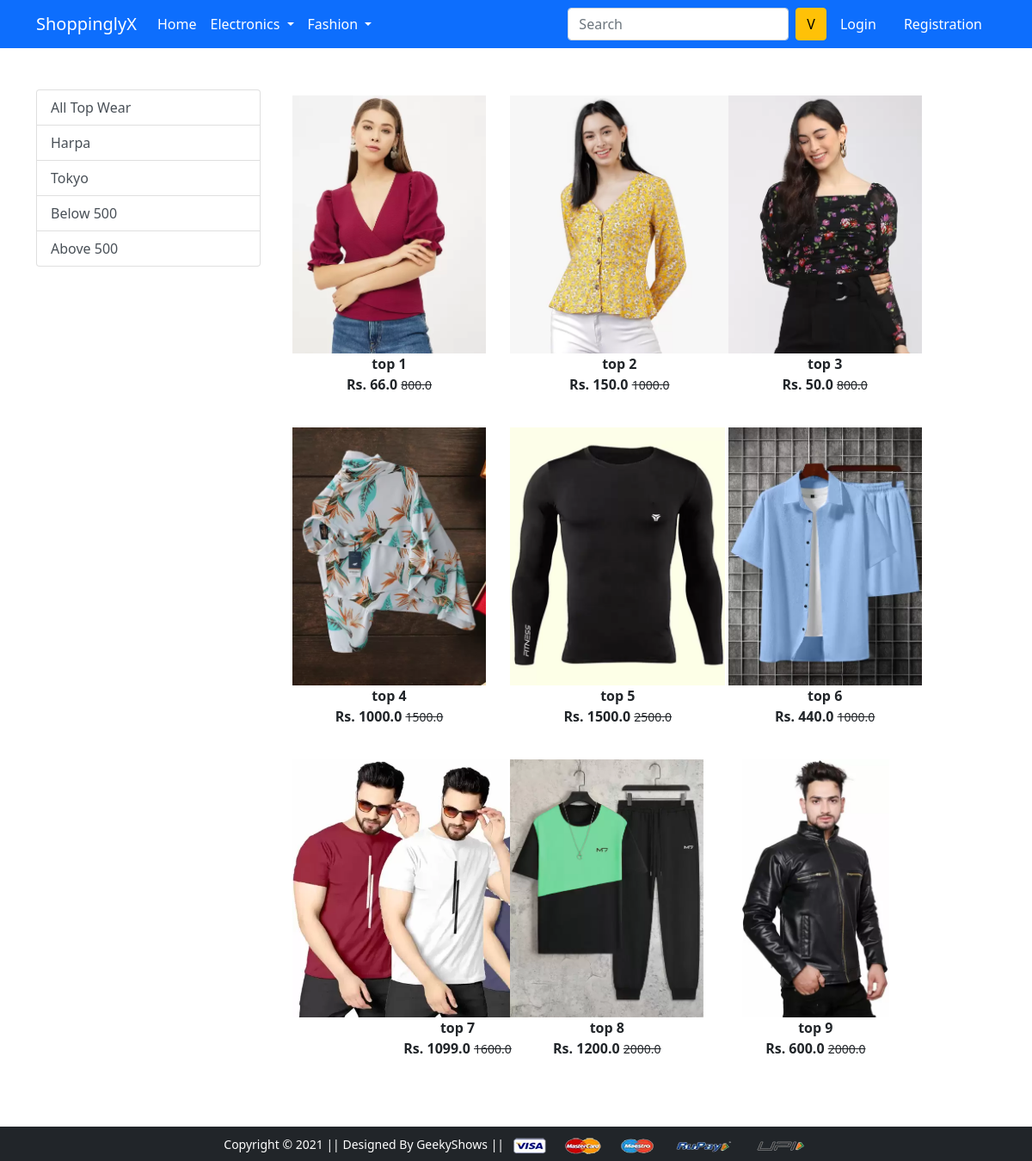
Screenshot of /topwear/ with the database file from the repository.
### app/models.py (models this page shows, shortened)
class Product(models.Model):
    title = models.CharField(max_length=100)
    selling_price = models.FloatField()
    discounted_price = models.FloatField()
    description = models.TextField()
    brand = models.CharField(max_length=100)
    category = models.CharField(choices=CATEGORY_CHOICES, max_length=2)
    product_image = models.ImageField(upload_to='product_images')

### app/views.py (the view)
# urls.py: path('topwear/', views.topwear, name='topwear'),
def topwear(request, data=None):
    totaliteam = 0
    global topwears
    if data is None:
        topwears = Product.objects.filter(category='TW')
    elif data == 'harpa' or data == 'tokyo':
        topwears = Product.objects.filter(category='TW').filter(brand=data)
    elif data == 'below':
        topwears = Product.objects.filter(category='TW').filter(discounted_price__lt=500)
    elif data == 'above':
        topwears = Product.objects.filter(category='TW').filter(discounted_price__gt=500)
    if request.user.is_authenticated:
        totaliteam = len(Cart.objects.filter(user=request.user))
    return render(request, 'app/topwear.html', {'topwears': topwears,'totaliteam': totaliteam})

### app/templates/app/topwear.html (shortened to what this page needs)
{% extends 'app/base.html' %}
{% load static %}
{% block main-content %}
<div class="container my-5">
 <div class="row">
  <div class="col-sm-3">
    <div class="list-group" role="navigation" aria-label="TopWear Categories">
        <a href="{% url 'topwear' %}" class="list-group-item list-group-item-action" aria-current="page">All Top Wear</a>
        <a href="{% url 'topweardata' 'harpa' %}" class="list-group-item list-group-item-action">Harpa</a>
        <a href="{% url 'topweardata' 'tokyo' %}" class="list-group-item list-group-item-action">Tokyo</a>
        <a href="{% url 'topweardata' 'below' %}" class="list-group-item list-group-item-action">Below 500</a>
        <a href="{% url 'topweardata' 'above' %}" class="list-group-item list-group-item-action">Above 500</a>
    </div>
  </div>
  <div class="col-sm-8">
    <div class="row" role="list" aria-label="Product List">
        {% for product in topwears %}
        <div class="col-sm-4 text-center mb-4" role="listitem">
            <a href="{% url 'product-detail' product.id %}" class="btn">
                <div class="item">
                    <img src="{{product.product_image.url}}" alt="{{product.title}}" height="300" class="">
                    <div class="fw-bold">{{product.title}}</div>
                    <div class="fw-bold">Rs. {{product.discounted_price}}
                    <small class="fw-light text-decoration-line-through">{{product.selling_price}}</small></div>
                </div>
            </a>
        </div>
        {% endfor %}
    </div>
  </div>
 </div>
</div>
{% endblock main-content %}

### app/templates/app/base.html (shortened to what this page needs)
<!doctype html>
{% load static %}
<html lang="en">
<head>
  <link href="https://cdn.jsdelivr.net/npm/bootstrap@5.0.0-beta1/dist/css/bootstrap.min.css" rel="stylesheet"
>
  <link rel="stylesheet" href="{% static 'app/css/owl.carousel.min.css' %}">
  <link rel="stylesheet" href="{% static 'app/css/all.min.css' %}">
  <link rel="stylesheet" href="{% static 'app/css/style.css' %}">
</head>
<body>
  <nav class="navbar navbar-expand-lg navbar-dark bg-primary">
    <div class="container">
      <a class="navbar-brand" href="/">ShoppinglyX</a>
      <div class="collapse navbar-collapse" id="navbarSupportedContent">
        <ul class="navbar-nav me-auto mb-2 mb-lg-0">
          <li class="nav-item">
            <a class="nav-link active" aria-current="page" href="/">Home</a>
          </li>
          <li class="nav-item dropdown">
            <a class="nav-link dropdown-toggle text-white" href="#" id="electronicsDropdown" role="button"
              data-bs-toggle="dropdown" aria-expanded="false">
              Electronics
            </a>
          </li>
          <li class="nav-item dropdown">
            <a class="nav-link dropdown-toggle text-white" href="#" id="fashionDropdown" role="button"
              data-bs-toggle="dropdown" aria-expanded="false">
              Fashion
            </a>
          </li>
        </ul>
        <form class="d-flex">
          <input class="form-control me-2" type="search" placeholder="Search" aria-label="Search">
          <button class="btn btn-warning" type="submit">V</button>
        </form>
        <div>
          <ul class="navbar-nav me-auto mb-2 mb-lg-0">
          {% if request.user.is_authenticated %}
            <li class="nav-item dropdown mx-2">
              <a class="nav-link dropdown-toggle text-white" href="#" id="profileDropdown" role="button"
                data-bs-toggle="dropdown" aria-expanded="false">
                {{request.user.username|capfirst}}
              </a>
              <ul class="dropdown-menu" aria-labelledby="profileDropdown">
                <li><a class="dropdown-item" href="{% url 'profile' %}">Profile</a></li>
                <li><a class="dropdown-item" href="{% url 'orders' %}">Orders</a></li>
                <li><a class="dropdown-item" href="{% url 'passwordchange' %}">Change Password</a></li>
                <li><a class="dropdown-item" href="{% url 'logout' %}">Logout</a></li>
              </ul>
            </li>
            <li class="nav-item mx-2">
              <a href="{% url 'showcart' %}" class="nav-link text-white"><span class="badge bg-danger">{{totaliteam}}</span> Cart
              </a>
            </li>
          {% else %}
            <li class="nav-item mx-2">
              <a href="{% url 'login' %}" class="nav-link text-white">Login</a>
            </li>
            <li class="nav-item mx-2">
              <a href="{% url 'customerregistration' %}" class="nav-link text-white">Registration</a>
            </li>
          {% endif %}
          </ul>
        </div>
      </div>
    </div>
  </nav>
  {% block main-content %} {% endblock main-content %}
  <footer class="container-fluid bg-dark text-center p-2 mt-5">
    <small class="text-white">Copyright &copy; 2021 || Designed By GeekyShows || </small>
    <img src="{% static 'app/images/payment.png' %}" alt="" srcset="" class="img-fluid" height="2px">
  </footer>
</body>
</html>

### rows the page displays
Product: product_image (picture), title "top 1", discounted_price "66.0", selling_price "800.0"
Product: product_image (picture), title "top 2", discounted_price "150.0", selling_price "1000.0"
Product: product_image (picture), title "top 3", discounted_price "50.0", selling_price "800.0"
Product: product_image (picture), title "top 4", discounted_price "1000.0", selling_price "1500.0"
Product: product_image (picture), title "top 5", discounted_price "1500.0", selling_price "2500.0"
Product: product_image (picture), title "top 6", discounted_price "440.0", selling_price "1000.0"
Product: product_image (picture), title "top 7", discounted_price "1099.0", selling_price "1600.0"
Product: product_image (picture), title "top 8", discounted_price "1200.0", selling_price "2000.0"
Product: product_image (picture), title "top 9", discounted_price "600.0", selling_price "2000.0"
